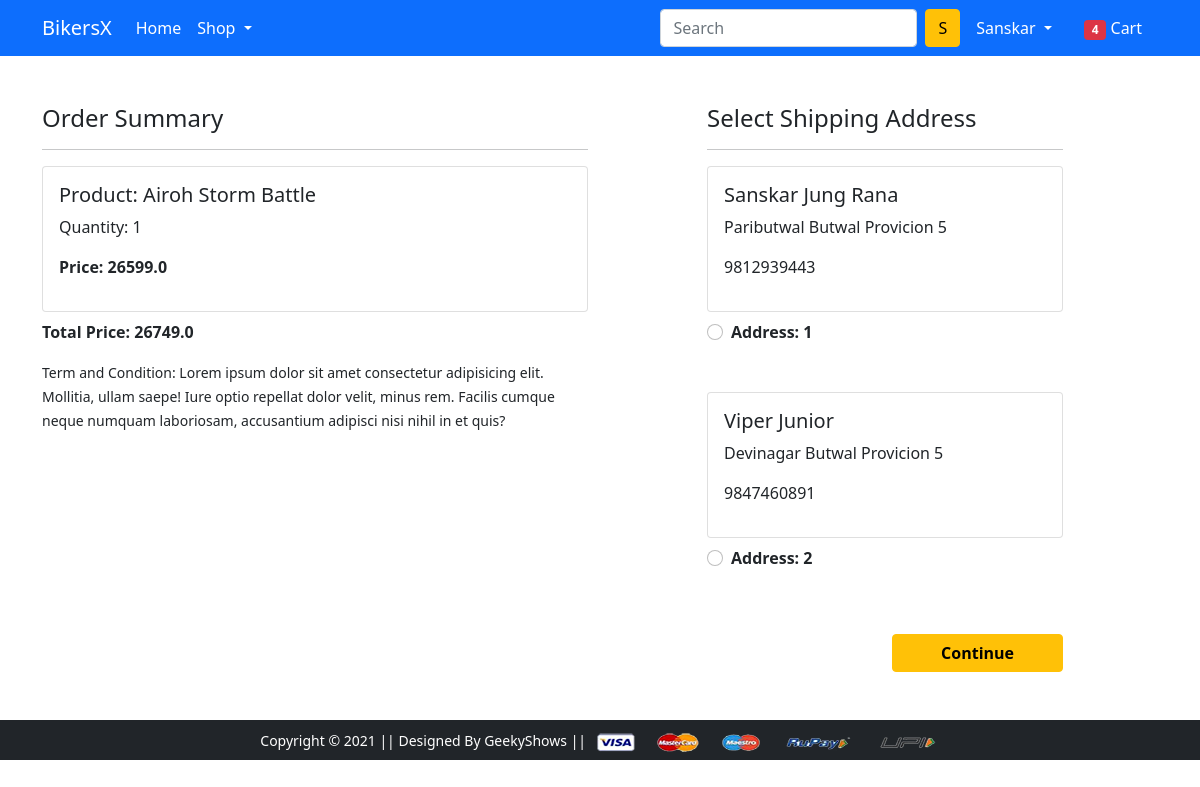
/checkout/ (signed in), run on an earlier commit of the app's database.
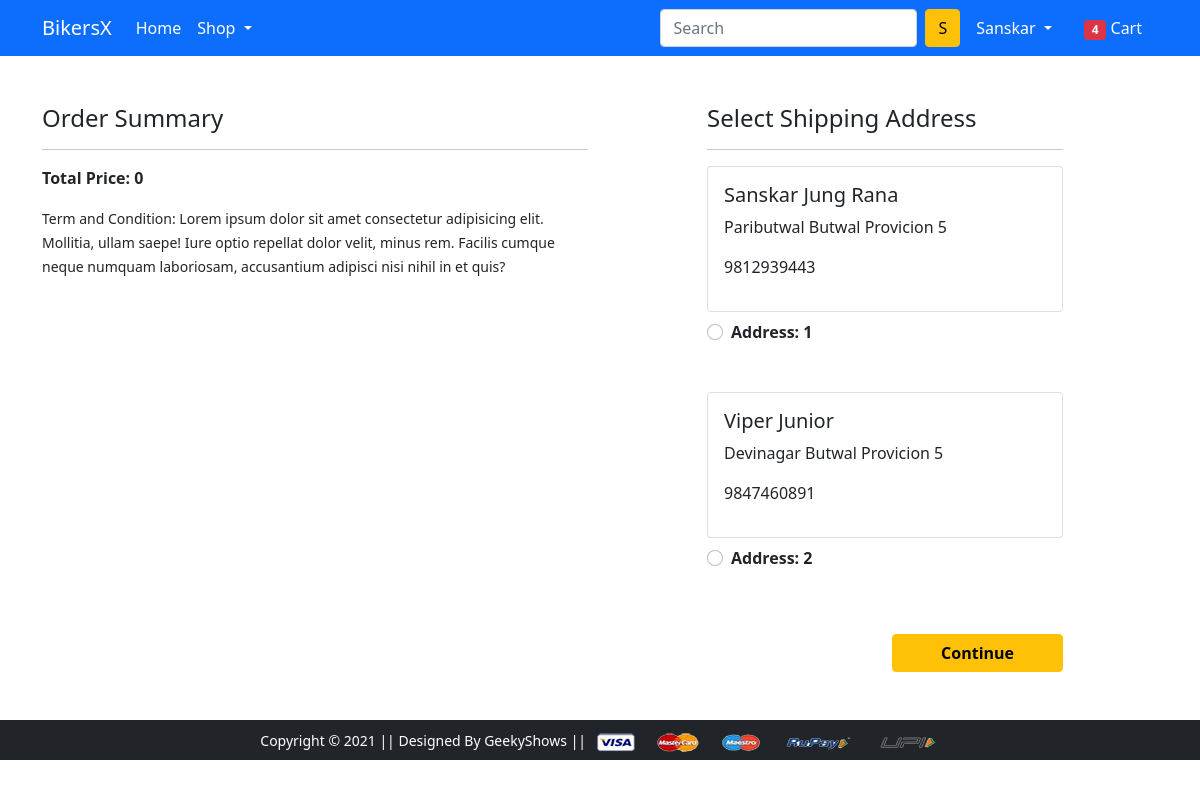
And on a later commit of the database.
### app/models.py (models this page shows, shortened)
class Cart(models.Model):
    user = models.ForeignKey(User, on_delete=models.CASCADE)
    product = models.ForeignKey(Product, on_delete=models.CASCADE)
    quatity = models.PositiveIntegerField(default=1)
    @property
    def total_cost(self):
        return self.quatity* self.product.discounted_price

class Product(models.Model):
    title = models.CharField(max_length=100)
    selling_price = models.FloatField()
    discounted_price = models.FloatField()
    description = models.TextField()
    brand = models.CharField(max_length=100)
    category = models.CharField(choices= CATEGORY_CHOICES, max_length=15)
    product_image = models.ImageField(upload_to = 'productimg')

class Customer(models.Model):
    user = models.ForeignKey(User, on_delete=models.CASCADE)
    name = models.CharField(max_length=200)
    locality = models.CharField(max_length=200)
    city = models.CharField(max_length=50)
    zipcode = models.IntegerField()
    contactNumber = models.IntegerField()
    state = models.CharField(choices = STATE_CHOICE, max_length=20)

### app/views.py (the view)
# urls.py: path('checkout/', views.checkout, name='checkout'),
@login_required
def checkout(request):
    user = request.user
    add =Customer.objects.filter(user=user)
    cart_items = Cart.objects.filter(user=user)
    amount = 0.0
    shipping_amount = 150.0
    totalamount = 0
    cart_product = [p for p in Cart.objects.all() if p.user == user]
    if cart_product:
        for p in cart_product:
            tempamount = (p.quatity * p.product.discounted_price)
            amount += tempamount
        totalamount = amount+shipping_amount
    context = {
        'user':user,
        'add':add,
        'amount' : amount,
        'totalamount' : totalamount,
        'cart_items' : cart_items,
    }
    return render(request, 'app/checkout.html',context)

### app/templates/app/checkout.html
{% extends 'app/base.html' %} {% load static %} {% block title %}Buy Now{% endblock title %} {% block main-content %}
<div class="container">
    <div class="row mt-5">
        <div class="col-sm-6">
            <h4>Order Summary</h4>
            <hr> {% for cart in cart_items %}
            <div class="card mb-2">
                <div class="card-body">
                    <h5>Product: {{ cart.product.title }}</h5>
                    <p>Quantity: {{ cart.quatity }}</p>
                    <p class="fw-bold">Price: {{ cart.total_cost }}</p>
                </div>
            </div>
            {% endfor %}
            <p class="fw-bold">Total Price: {{ totalamount }}</p>
            <small>Term and Condition: Lorem ipsum dolor sit amet consectetur adipisicing elit. Mollitia, ullam saepe! Iure optio repellat dolor velit, minus rem. Facilis cumque neque numquam laboriosam, accusantium adipisci nisi nihil in et quis?</small>
        </div>
        <div class="col-sm-4 offset-sm-1">
            <h4>Select Shipping Address</h4>
            <hr>
            <form action="/paymentdone">
                {% for add in add %}
                <div class="card">
                    <div class="card-body">
                        <h5>{{ add.name }}</h5>
                        <p> {{ add.locality }} {{ add.city }} {{ add.state }} </p>
                        <p>{{ add.contactNumber }}</p>
                    </div>
                </div>
                <div class="form-check mt-2 mb-5">
                    <input class="form-check-input" type="radio" name="custid" id="custadd{{forloop.counter}}" value="{{ add.id }}">
                    <label class="form-check-label fw-bold" for="custadd{{forloop.counter}}">
              Address: {{forloop.counter}}</label>
                </div>
                {% endfor %}
                <div class="text-end">
                    <button type="submit" class="btn btn-warning mt-3 px-5 fw-bold">Continue</button>
                </div>
            </form>
        </div>
    </div>
</div>
{% endblock main-content %}

What changed in the data, as far as the page shows it:
removed Cart: product "Airoh Storm Battle", quatity "1", total_cost "26599.0"
Also different on the page:
{{ totalamount }}: "26749.0" → "0"
